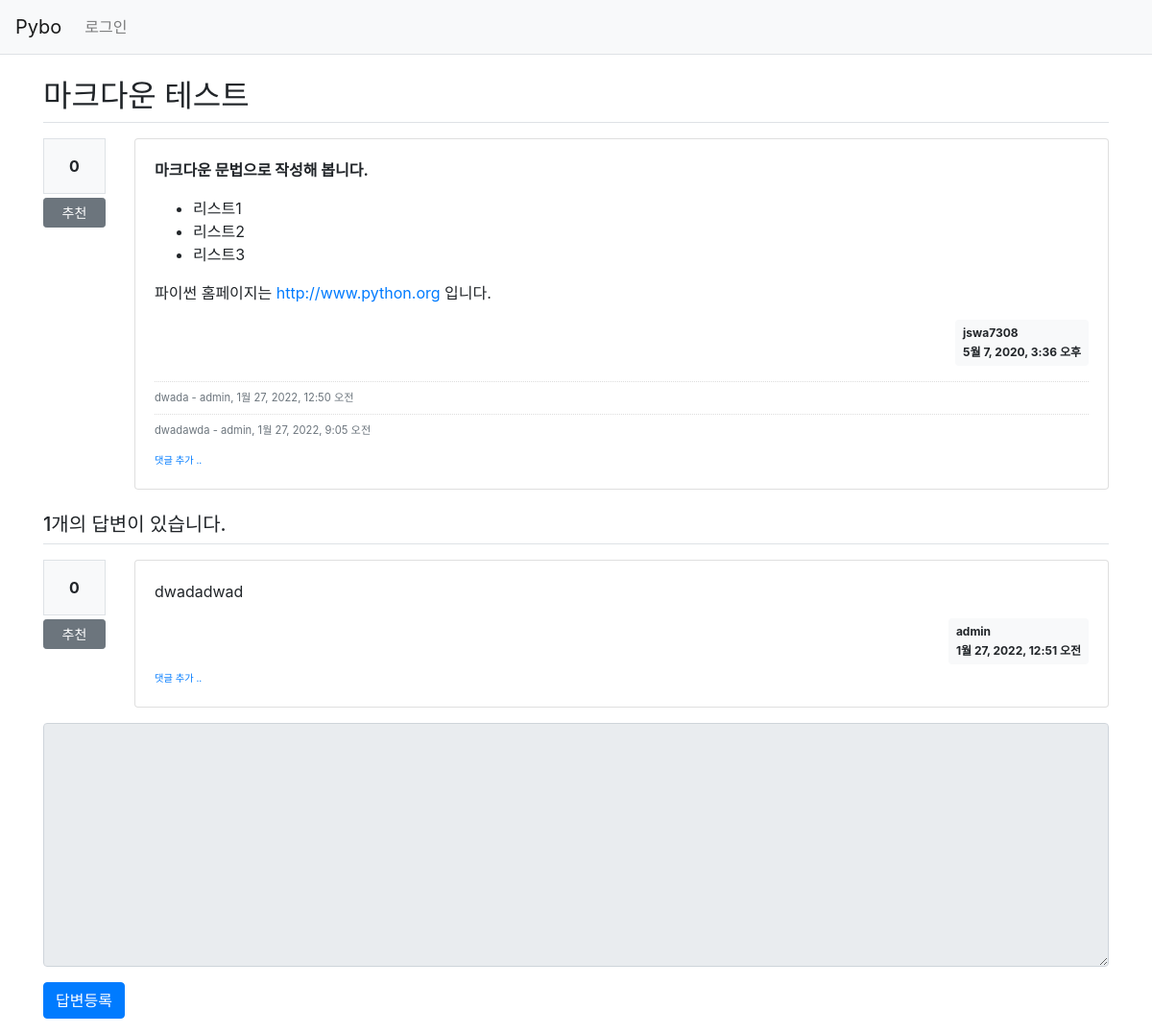
The page /pybo/15/ on the database its author committed.
### pybo/models.py (models this page shows, shortened)
class Question(models.Model):
    author = models.ForeignKey(User, on_delete=models.CASCADE, related_name='author_question')
    subject = models.CharField(max_length=200)
    content = models.TextField()
    create_date = models.DateTimeField()
    modify_date = models.DateTimeField(null=True, blank=True)
    voter = models.ManyToManyField(User, related_name='voter_question')

class Comment(models.Model):
    author = models.ForeignKey(User, on_delete=models.CASCADE)
    content = models.TextField()
    create_date = models.DateTimeField()
    modify_date = models.DateTimeField(null=True, blank=True)
    question = models.ForeignKey(Question, null=True, blank=True, on_delete=models.CASCADE)
    answer = models.ForeignKey(Answer, null=True, blank=True, on_delete=models.CASCADE)

class Answer(models.Model):
    author = models.ForeignKey(User, on_delete=models.CASCADE, related_name='author_answer')
    question = models.ForeignKey(Question, on_delete=models.CASCADE)
    content = models.TextField()
    create_date = models.DateTimeField()
    modify_date = models.DateTimeField(null=True, blank=True)
    voter = models.ManyToManyField(User, related_name='voter_answer')

### pybo/views/base_views.py (the view)
# urls.py: path('<int:question_id>/', base_views.detail, name='detail'),
def detail(request, question_id):
    question = get_object_or_404(Question, pk=question_id)
    context = {'question': question}
    return render(request, 'pybo/question_detail.html', context)

### pybo/templatetags/pybo_filter.py (called while the page is built)
@register.filter()
def mark(value):
    extensions = ["nl2br", "fenced_code"]
    return mark_safe(markdown.markdown(value, extensions=extensions))

### templates/pybo/question_detail.html (shortened to what this page needs)
{% extends 'base.html' %}
{% load pybo_filter %}
{% block content %}
<div class="container my-3">
    <h2 class="border-bottom py-2">{{ question.subject }}</h2>
    <div class="row my-3">
        <div class="col-1">
            <div class="bg-light text-center p-3 border font-weight-bolder mb-1">{{question.voter.count}}</div>
            <a href="#" data-uri="{% url 'pybo:vote_question' question.id  %}"
               class="recommend btn btn-sm btn-secondary btn-block my-1">추천</a>
        </div>
        <div class="col-11">
            <div class="card">
                <div class="card-body">
                    <div class="card-text">{{ question.content|mark }}</div>
                    <div class="d-flex justify-content-end">
                        <div class="badge badge-light p-2 text-left">
                            <div class="mb-2">{{ question.author.username }}</div>
                            <div>{{ question.create_date }}</div>
                        </div>
                    </div>
                    {% if question.comment_set.count > 0 %}
                    <div class="mt-3">
                    {% for comment in question.comment_set.all %}
                        <div class="comment py-2 text-muted">
                            <span style="white-space: pre-line;">{{ comment.content }}</span>
                            <span>
                                - {{ comment.author }}, {{ comment.create_date }}
                            </span>
                        </div>
                    {% endfor %}
                    </div>
                    {% endif %}
                    <div>
                        <a href="{% url 'pybo:comment_create_question' question.id  %}"
                           class="small"><small>댓글 추가 ..</small></a>
                    </div>
                </div>
            </div>
        </div>
    </div>
    <h5 class="border-bottom my-3 py-2">{{question.answer_set.count}}개의 답변이 있습니다.</h5>
    {% for answer in question.answer_set.all %}
    <div class="row my-3">
        <div class="col-1">
            <div class="bg-light text-center p-3 border font-weight-bolder mb-1">{{answer.voter.count}}</div>
            <a href="#" data-uri="{% url 'pybo:vote_answer' answer.id  %}"
                class="recommend btn btn-sm btn-secondary btn-block my-1">추천</a>
        </div>
        <div class="col-11">
            <div class="card">
                <div class="card-body">
                    <div class="card-text">{{ answer.content|mark }}</div>
                    <div class="d-flex justify-content-end">
                        <div class="badge badge-light p-2 text-left">
                            <div class="mb-2">{{ answer.author.username }}</div>
                            <div>{{ answer.create_date }}</div>
                        </div>
                    </div>
                    <div>
                        <a href="{% url 'pybo:comment_create_answer' answer.id  %}"
                           class="small"><small>댓글 추가 ..</small></a>
                    </div>
                </div>
            </div>
        </div>
    </div>
    {% endfor %}
    <form action="{% url 'pybo:answer_create' question.id %}" method="post" class="my-3">
        <div class="form-group">
            <textarea {% if not user.is_authenticated %}disabled{% endif %}
              name="content" id="content" class="form-control" rows="10"></textarea>
        </div>
        <input type="submit" value="답변등록" class="btn btn-primary">
    </form>
</div>
{% endblock %}

### static/style.css (style rules this page uses)
.comment { border-top:dotted 1px #ddd; font-size:0.7em; }

### rows shown on the page
Question: subject "마크다운 테스트", voter.count "0", content|mark "마크다운 문법으로 작성해 봅니다. 리스트1 리스트2 리스트3 파이썬 홈페이지는 http://www.python.org 입니다.", author.username "jswa7308", create_date "5월 7, 2020, 3:36 오후", answer_set.count "1"
Comment: content "dwada", author "admin", create_date "1월 27, 2022, 12:50 오전"
Comment: content "dwadawda", author "admin", create_date "1월 27, 2022, 9:05 오전"
Answer: voter.count "0", content|mark "dwadadwad", author.username "admin", create_date "1월 27, 2022, 12:51 오전"
